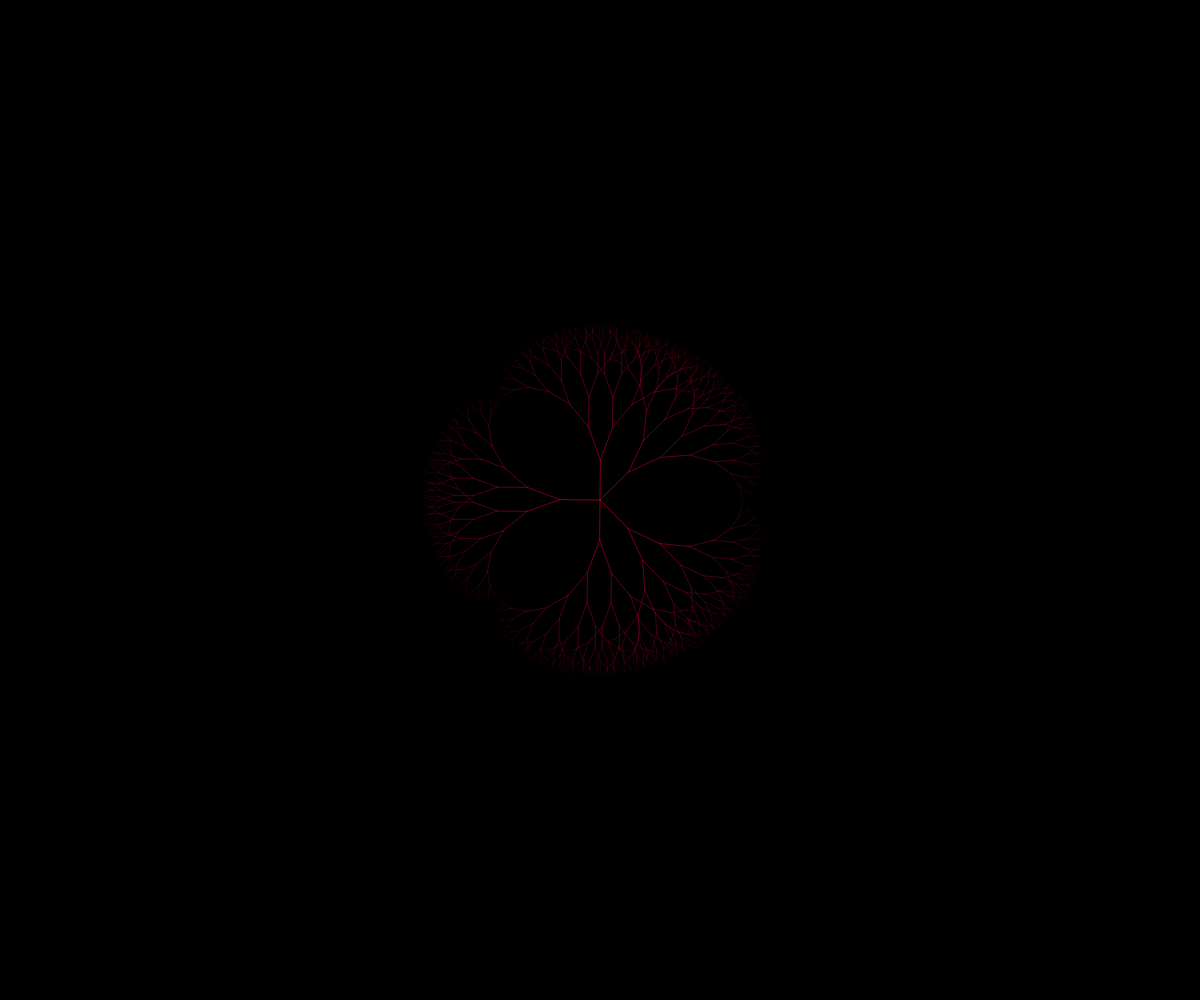
Frame 1 (no input)
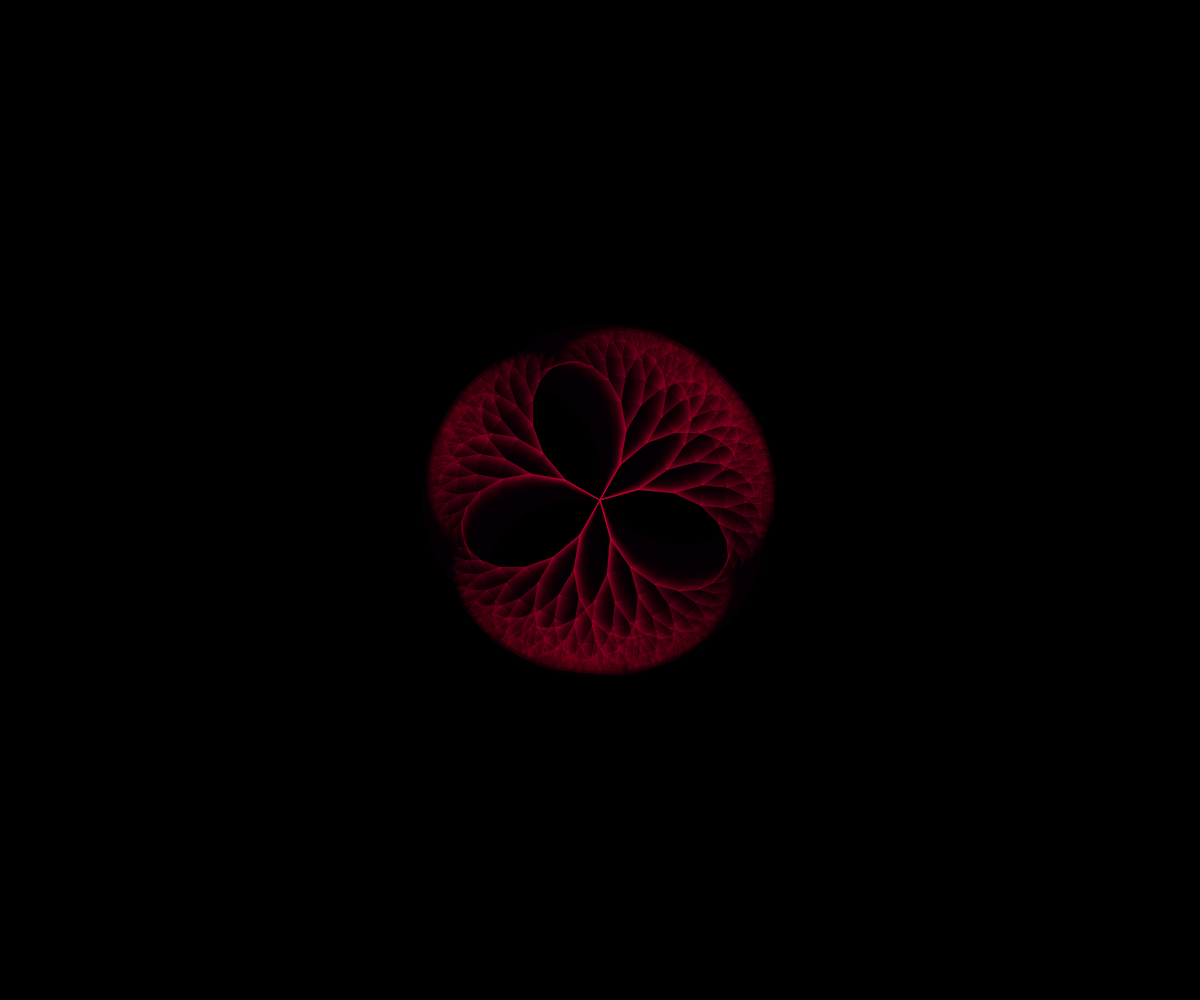
Frame 60 (no input)
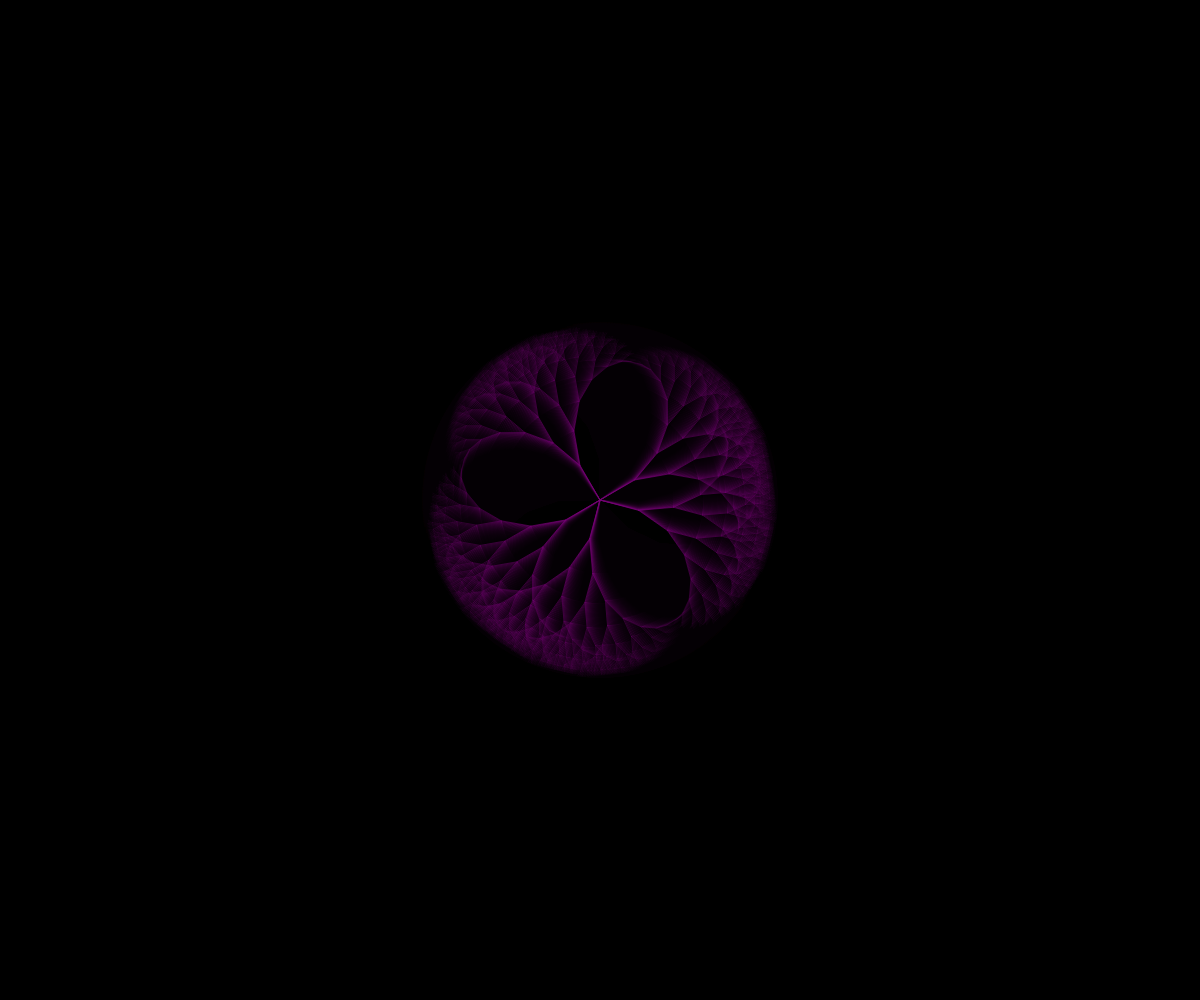
Frame 120 (the mouse pressed at the canvas centre since frame 60)

The p5.js sketch that drew these frames (run headless with seeded random() and noise() and a simulated clock; from frame 60 on, the mouse is pressed at the canvas centre):

// p5.js sketch
// ── sketch.js
let col1, col2;
let xoff=0;


function setup() {
  createCanvas(windowWidth, windowHeight);
  background(0);
  
}

function draw() {

  background(0,30);
  translate(width/2, height/2);
  rotate(radians(frameCount*0.5));
  translate(-width/2, -height/2);

  col1 = color(200, 0, 50);
  col2 = color(50, 0, 200);
  let col = lerpColor(col1, col2, map(mouseX, 0, width, 0, 1));

  stroke(col);
  
  let n = 8; //changing number creates different structures
  let fact = 1;
  for (let i = 1; i <= n; i++) {
    fact *= i;
    
  }

  fractalTree(width / 2, height/2 , HALF_PI, n);
  fractalTree(width / 2, height/2 , PI, n);
  fractalTree(width / 2, height/2 , -HALF_PI, n);
  fractalTree(width / 2, height/2 , HALF_PI/2, n);
  fractalTree(width / 2, height/2 , -HALF_PI/2, n);
 
  
}

function factorial(n) { 
  if (n === 0 || n === 1) {
    return 1;
  } else {
    return n * factorial(n - 1);
  }
}

function fractalTree(x, y, angle, depth) {
  if (depth === 0) {
    return;
  }
  
  let x1 = x + cos(angle) * depth * 5;
  let y1 = y + sin(angle) * depth * 5;
  
  strokeWeight(depth*0.08);
  line(x, y, x1, y1);
  
  fractalTree(x1, y1, angle - radians(20), depth - 1);
  fractalTree(x1, y1, angle + radians(20), depth - 1);
 


}
